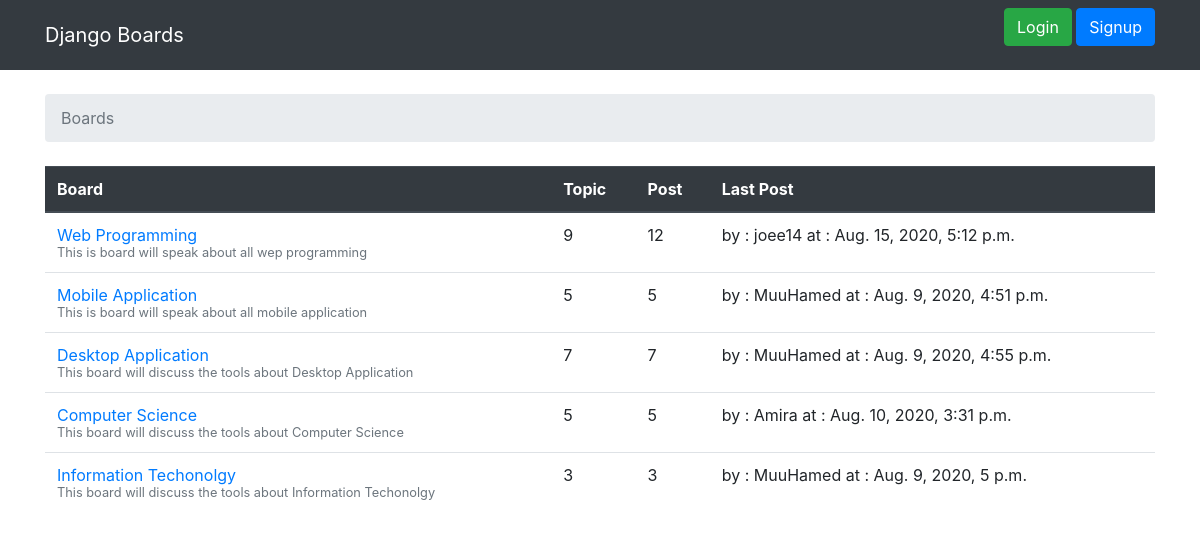
/dicussion_board/, run on the app's committed database.
### boards/models.py (models this page shows, shortened)
class Board(models.Model):
    objects = None
    name = models.CharField(max_length=150, unique=True)
    description = models.CharField(max_length=150)
    def get_posts_count(self):
        return Post.objects.filter(topic__board=self).count()
    def get_last_post(self):
        return Post.objects.filter(topic__board=self).order_by('-created_dt').first()

class Post(models.Model):
    objects = None
    message = models.CharField(max_length=4000)
    topic = models.ForeignKey(Topic, related_name='posts', on_delete=models.CASCADE)
    created_by = models.ForeignKey(User, related_name='posts', on_delete=models.CASCADE)
    created_dt = models.DateTimeField(auto_now_add=True)
    updated_by = models.ForeignKey(User, null=True, related_name='+', on_delete=models.CASCADE)
    updated_dt = models.DateTimeField(null=True)

### boards/views.py (the view)
# urls.py: path('', views.BoardListView.as_view(), name='home'),
class BoardListView(ListView):
    model = Board
    context_object_name = 'boards'
    template_name = 'home.html'

### templates/home.html (shortened to what this page needs)
{% extends 'base.html' %}
{% block breadcrumb %}
    <li class="breadcrumb-item active"> Boards </li>
{% endblock %}
{% block content %}
<table class ="table">
    <thead class="thead-dark">
        <tr>
            <th> Board </th>
            <th> Topic </th>
            <th> Post </th>
            <th> Last Post </th>
        </tr>
    </thead>
   <tbody>
        {% for board in boards %}
        <tr>
            <td> <a href="{% url 'board_topics' board.id %}">{{board.name}} </a>
                <small class="text-muted d-block"> {{board.description}} </small>
            </td>
            <td> {{board.topics.count}} </td>
            <td> {{board.get_posts_count}}</td>
            <td>
               {% with post=board.get_last_post%}
                    {% if post %}
                        by : {{post.created_by.username}} at : {{post.created_dt}}
                    {% else %}
                        <small> No Comments  </small>
                    {% endif %}
               {% endwith%}
            </td>
        </tr>
        {% endfor %}
   </tbody>
</table>
{% endblock %}

### data on the page
Board: name "Web Programming", description "This is board will speak about all wep programming", topics.count "9", get_posts_count "12", get_last_post.created_by.username "joee14", get_last_post.created_dt "Aug. 15, 2020, 5:12 p.m."
Board: name "Mobile Application", description "This is board will speak about all mobile application", topics.count "5", get_posts_count "5", get_last_post.created_by.username "MuuHamed", get_last_post.created_dt "Aug. 9, 2020, 4:51 p.m."
Board: name "Desktop Application", description "This board will discuss the tools about Desktop Application", topics.count "7", get_posts_count "7", get_last_post.created_by.username "MuuHamed", get_last_post.created_dt "Aug. 9, 2020, 4:55 p.m."
Board: name "Computer Science", description "This board will discuss the tools about Computer Science", topics.count "5", get_posts_count "5", get_last_post.created_by.username "Amira", get_last_post.created_dt "Aug. 10, 2020, 3:31 p.m."
Board: name "Information Techonolgy", description "This board will discuss the tools about Information Techonolgy", topics.count "3", get_posts_count "3", get_last_post.created_by.username "MuuHamed", get_last_post.created_dt "Aug. 9, 2020, 5 p.m."
